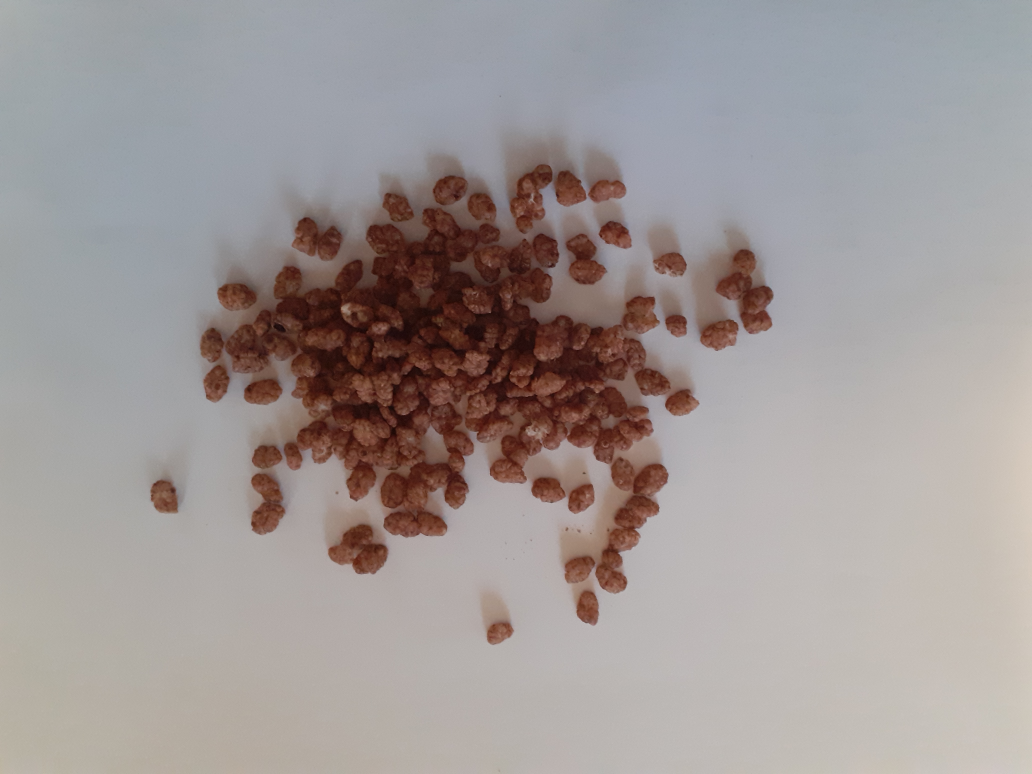
#> input picture data/cocopops.jpg, 4128 x 3096 px (shown at 1/4 size)
$ python Threshold_copy.py
#> lines starting #> are read from the running program, lines starting #| are printed output that depends on the picture; after the words box and inside, x2 and y2 are one past the last pixel; in counts of white or black regions, pixels touching at a corner belong together
import cv2 as cv
import numpy as np


def main():

    # ---------------- Load image

    img = cv.imread("data/cocopops.jpg")
#> img is the input picture: shape (3096, 4128, 3); mean B, G, R 150.7, 152, 159.6

    # if img is None:
    #     print("ERROR::CV::Could not read image.")
    #     return 1

    # Resize image

    rows, cols, channels = img.shape
#> rows = 3096; cols = 4128; channels = 3

    rows = rows // 4
#> rows = 774
    cols = cols // 4
#> cols = 1032

    img = cv.resize(img, (cols, rows))
#> img: shape (774, 1032, 3)

    cv.imshow("cocopops", img)
    cv.imwrite('../images/01/01.PNG', img)

    # Convert image from BGR to grayscale

    gray_img = cv.cvtColor(img, cv.COLOR_BGR2GRAY)
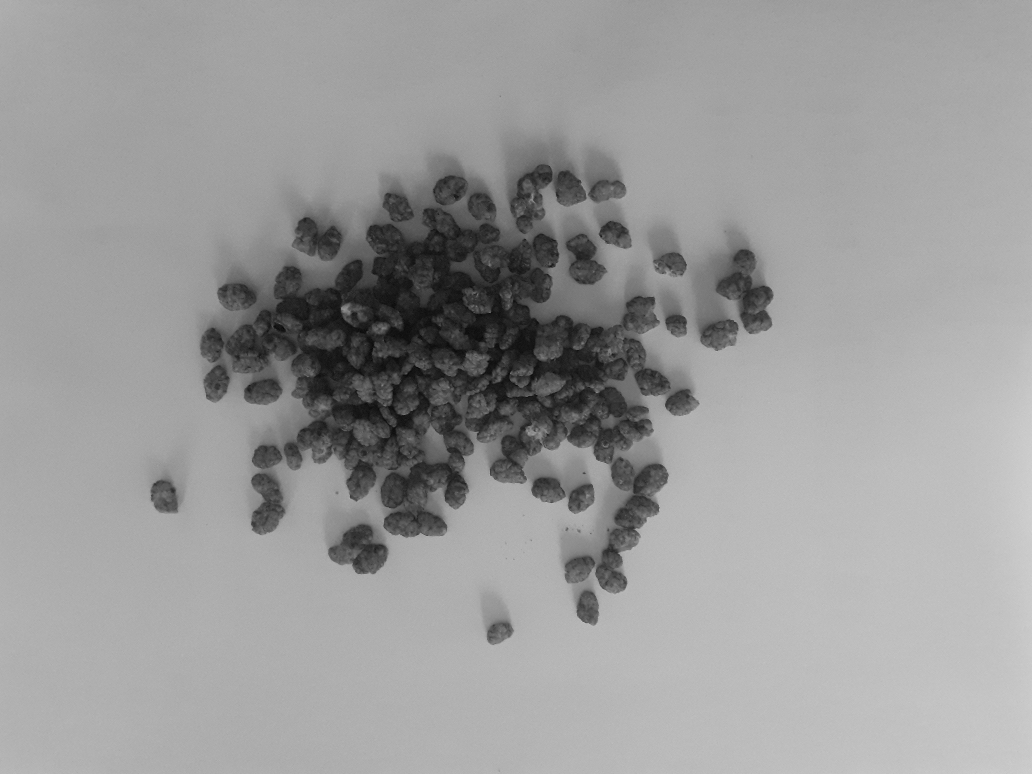
#> gray_img: shape (774, 1032); min 6, max 211, mean 154.3

    hsv = cv.cvtColor(img,cv.COLOR_BGR2HSV)
#> hsv: shape (774, 1032, 3); mean H, S, V 53.3, 35.1, 163.7

#-------------- Create masks from HSV values
    lower_1 = np.array([0,99,40])
    upper_1 = np.array([179,255,255])
    mask1 = cv.inRange(hsv, lower_1, upper_1)
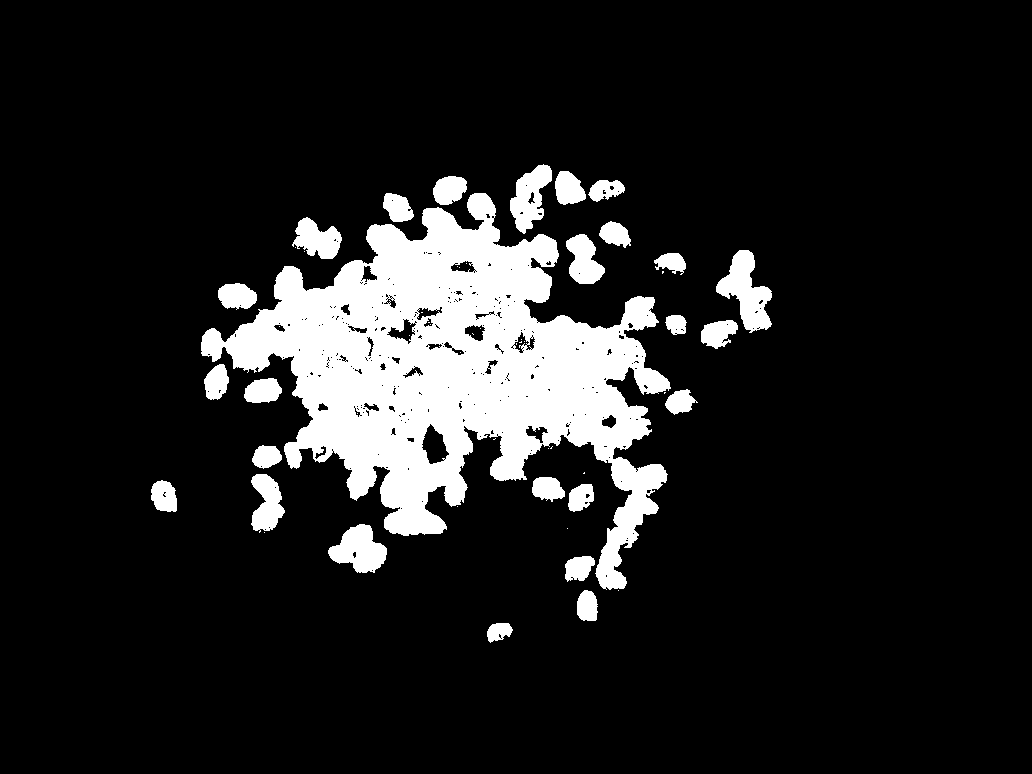
#> mask1: shape (774, 1032); 12.4% white; 54 white regions (28 under 20 px), largest, box (x1, y1, x2, y2) and area: (201, 193, 671, 590) 77927, (716, 250, 772, 333) 2294, (328, 524, 387, 573) 1785
    cv.imshow('mask1', mask1)
    kernel = np.ones((3,3),np.uint8)

    #--------------- Morphological Transforms ----------------------#
    erodeCocopops = cv.erode(mask1,kernel,iterations = 1)
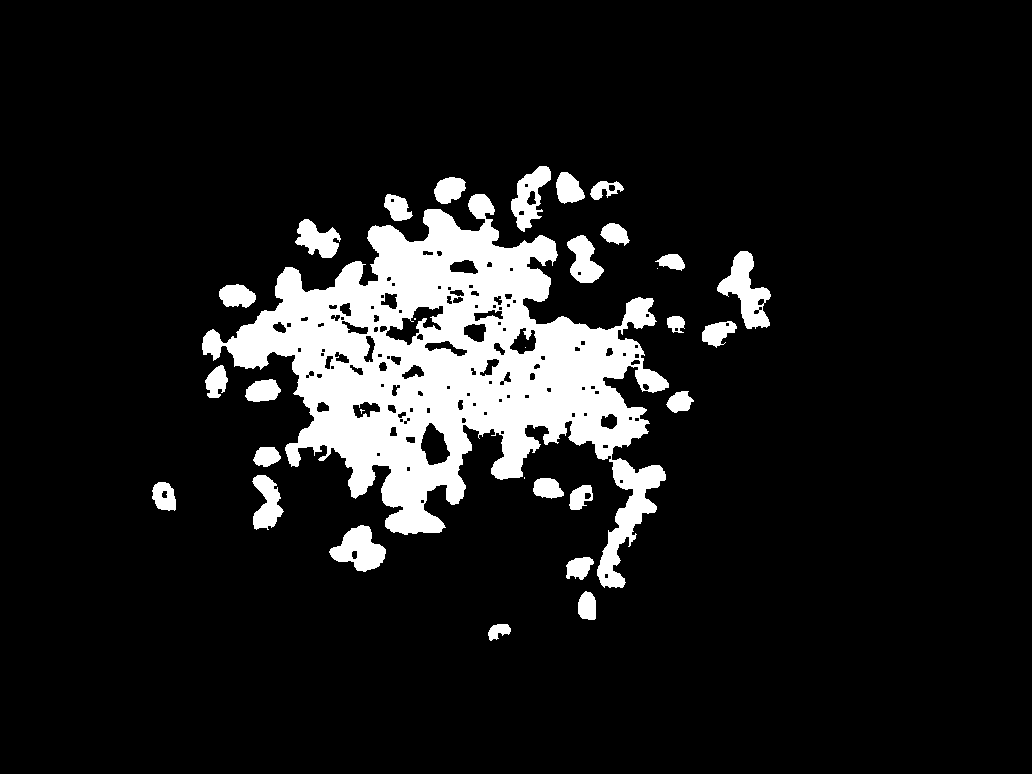
#> erodeCocopops: shape (774, 1032); 10.8% white; 31 white regions (5 under 20 px), largest, box (x1, y1, x2, y2) and area: (202, 194, 669, 588) 69787, (717, 251, 771, 329) 1904, (329, 525, 386, 572) 1534
    cv.imshow('erodeCocopops', erodeCocopops)
    dilateCocopops = cv.dilate(erodeCocopops, kernel, iterations = 3)
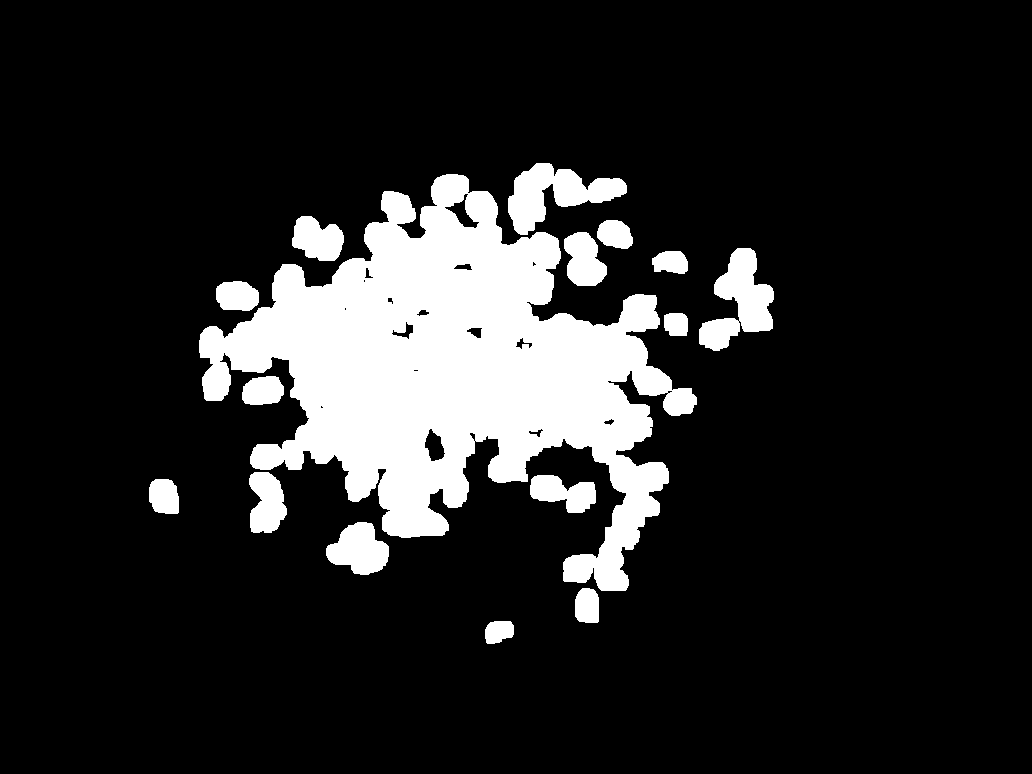
#> dilateCocopops: shape (774, 1032); 14.5% white; 16 white regions
    # [10 lines of commented-out code are left out]

    contours,h  = cv.findContours(dilateCocopops,1,2)
#> contours = 34 contours, 6 with area under 20; largest, box (x1, y1, x2, y2) and area: (199, 174, 697, 591) 92486, (508, 163, 627, 235) 3828, (699, 248, 774, 351) 3736, (326, 522, 389, 575) 2146, (249, 472, 287, 533) 1648; h = 34 rows, first 6: [1, -1, -1, -1], [2, 0, -1, -1], [3, 1, -1, -1], [4, 2, -1, -1], [5, 3, -1, -1], [6, 4, -1, -1]
    for cnt in contours:
            area = cv.contourArea(cnt)
            if ((area > 200) & (area <= 8000)):

                print("contour num = ")
                print(cnt)
                print("contour area = ")
                print(area)
                cv.drawContours(img,[cnt],0,(0,0,255),3)
#> this loop made 34 passes
#> area on passes 1, 2, 3, 4, 5, 6, 7, 8, 9, 10, 13, 15: 502.5, 704.5, 2146, 853, 1509, 1647.5, 31.5, 58.5, 437, 42.5, 946, 84.5
#> (printed output is left out)
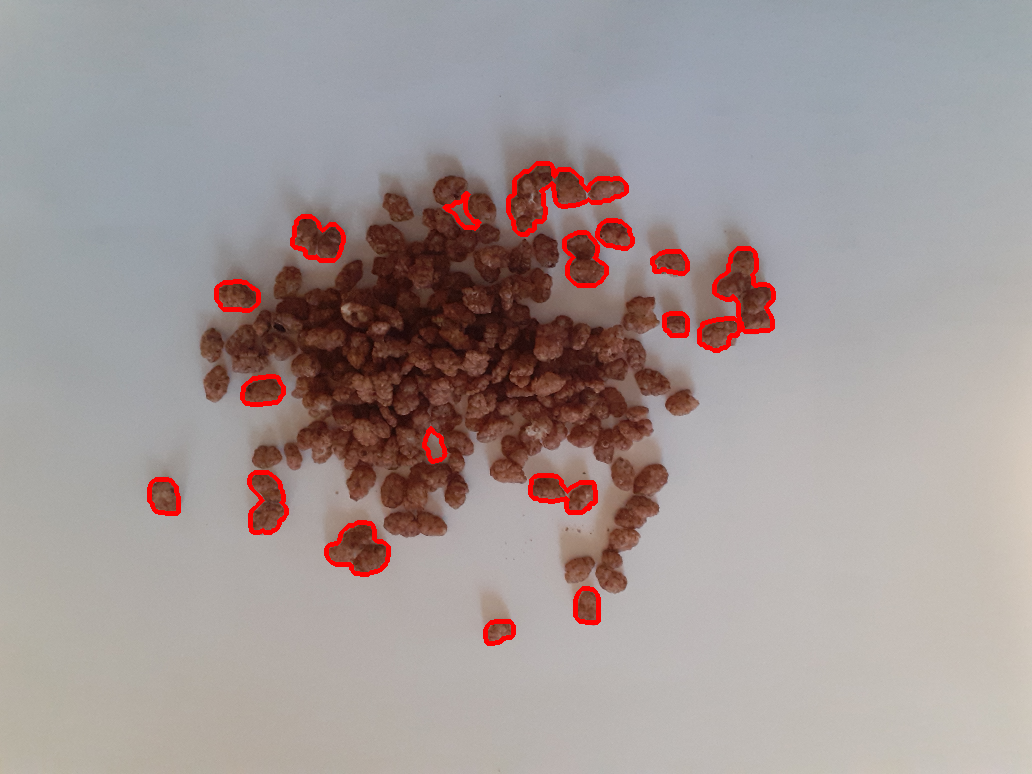
#> img: shape (774, 1032, 3); mean B, G, R 149.1, 150.4, 161.6

    cv.imshow('img001', img)

    cv.waitKey(0)

    # [5 lines of commented-out code are left out]
    cv.waitKey(1)
    cv.destroyAllWindows()

    return 0


if __name__ == "__main__":

    main()
